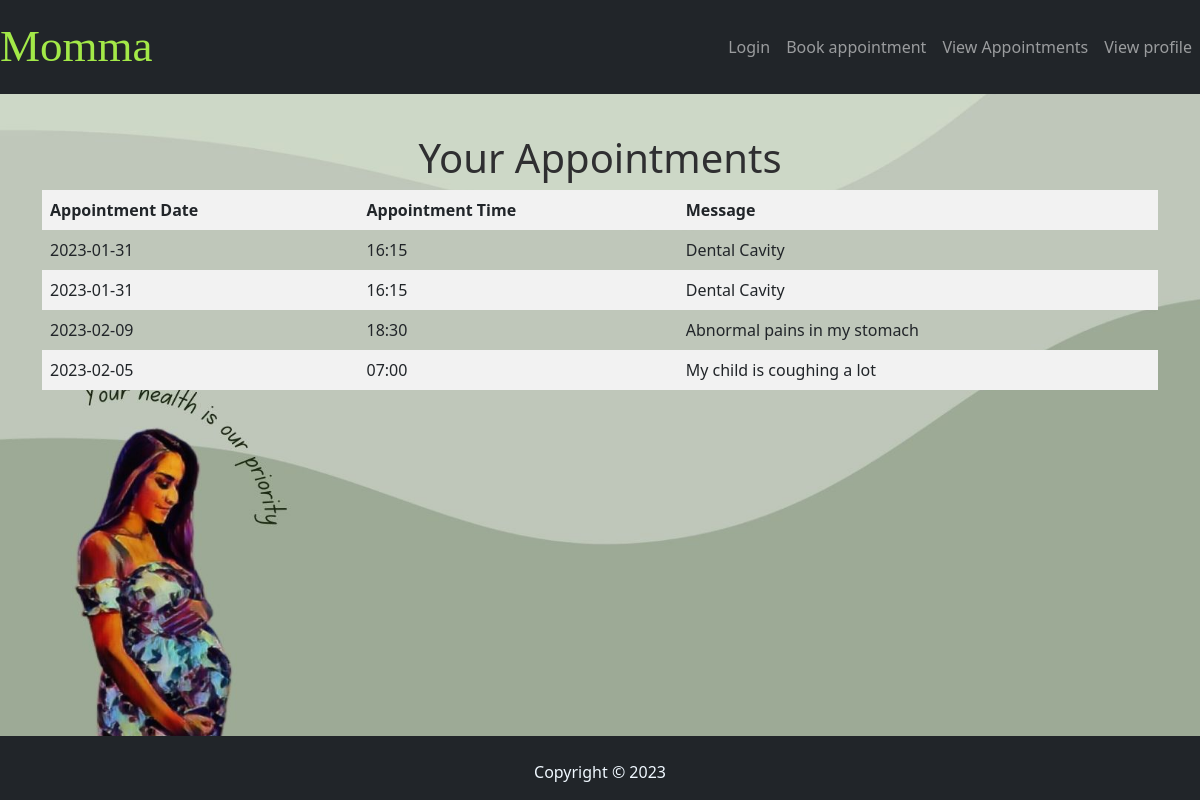
Screenshot of /view (signed in) with the database file from the repository.
### index/models.py (models this page shows, shortened)
class Appointment(db.Model):
    id = db.Column(db.Integer, primary_key=True)
    name = db.Column(db.String(50), nullable=False)
    email = db.Column(db.String(120), nullable=False)
    date = db.Column(db.String(20), nullable=False)
    time = db.Column(db.String(20), nullable=False)
    message = db.Column(db.Text, nullable=False)
    user_id = db.Column(db.Integer, db.ForeignKey('user.id'), nullable=False)

### index/routes.py (the view)
@app.route("/view")
def view_appointment():
    check_authentication()
    username = session['username']
    user = User.query.filter_by(username=username).first()
    appointments = Appointment.query.filter_by(user_id=user.id)
    return render_template("view_appointments.html", appointments=appointments)

### index/routes.py (called while the page is built)
def check_authentication():
    if not session.get("logged_in"):
        return redirect(url_for("log_in"))

### index/templates/view_appointments.html (shortened to what this page needs)
{% extends 'main.html'%}
{% block content%}
<h1 style="text-align: center;">Your Appointments</h1>
<div>
    <table>
        <thead>
            <tr>
                <th>Appointment Date</th>
                <th>Appointment Time</th>
                <th>Message</th>
            </tr>
        </thead>
        <tbody>
            {% for appointment in appointments %}
            <tr>
                <td>{{ appointment.date }}</td>
                <td>{{ appointment.time }}</td>
                <td>{{ appointment.message }}</td>
            </tr>
            {% endfor %}
        </tbody>
    </table>
</div>
{%endblock%}

### index/templates/main.html (shortened to what this page needs)
<!DOCTYPE html>
<html lang="en">
<head>
    <link rel="stylesheet" type="text/css" href="{{ url_for('static', filename='css/static.css')}}">
    <link href="https://cdn.jsdelivr.net/npm/bootstrap@5.2.1/dist/css/bootstrap.min.css" rel="stylesheet">
    <link rel="stylesheet" href="https://cdnjs.cloudflare.com/ajax/libs/font-awesome/4.7.0/css/font-awesome.min.css">
</head>
<body style="background-image: url({{ url_for('static', filename='images/background.jpg') }}); background-size: cover; background-attachment: fixed; background-repeat: no-repeat;">
  <nav class="navbar navbar-expand-lg navbar-dark bg-dark">
		<a style="font-size: 45px; font-style:normal; font-family: serif; color: rgb(163, 233, 72);" class="navbar-brand" href="/">Momma</a>
    <div class="collapse navbar-collapse nav justify-content-end" id="navbarSupportedContent">
      <ul class="navbar-nav mr-auto">
        <li class="nav-item">
          <a class="nav-link" href="{{ url_for('log_in') }}">Login</a>
        </li>
        <li class="nav-item active">
          <a class="nav-link" href="{{ url_for('book_appointment') }}">Book appointment</a>
        </li>
        <li class="nav-item">
          <a class="nav-link" href="{{ url_for('view_appointment') }}">View Appointments</a>
        </li>
        <li class="nav-item">
          <a class="nav-link" href="{{ url_for('view_profile') }}">View profile</a>
        </li>
      </ul>
    </div>
  </nav>
    <div class ="container">
      <br>
            {% block content %}
            {% endblock content %}
    </div>
    <div class="bg-dark footer">
      <br>
      <p style="color: aliceblue; text-align: center;">Copyright © 2023</p>
    </div>
</body>
</html>

### index/static/css/static.css (style rules this page uses)
h1 { font-size: 20px; color: rgb(47, 47, 49); font-weight: bold; }
.footer { position: fixed; bottom: 0; width: 100%; }
table { width: 100%; border-collapse: collapse; }
th, td { border: 1px solid #dddddd; padding: 8px; text-align: left; }
th { background-color: #f2f2f2; font-weight: bold; }
tr:nth-child(even) { background-color: #f2f2f2; }

### rows the page displays
Appointment: date "2023-01-31", time "16:15", message "Dental Cavity"
Appointment: date "2023-01-31", time "16:15", message "Dental Cavity"
Appointment: date "2023-02-09", time "18:30", message "Abnormal pains in my stomach"
Appointment: date "2023-02-05", time "07:00", message "My child is coughing a lot"
